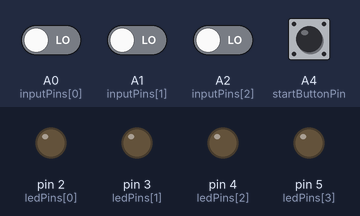
A sketch run on a simulated Arduino Nano, built with avr-gcc and run on an emulated ATmega328P. Parts: output pins drawn as LEDs (lit = HIGH). Dashed ring = blinking. The test bench sets the inputs (shaded band); at power-on: A4 (startButtonPin) HIGH, A0 (inputPins[0]), A1 (inputPins[1]), A2 (inputPins[2]) LOW. Random numbers use the default seed unless the sketch sets one; what the sketch prints to the serial monitor is not drawn.

Above: at 1.2 s.
1.3 s: A4 (startButtonPin) pulled LOW for 0.15 s
At 1.55 s:
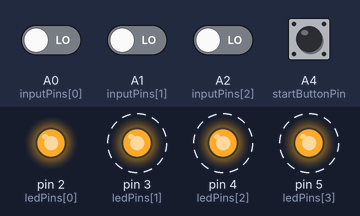
4.4 s: A0 (inputPins[0]) driven HIGH
At 4.72 s:
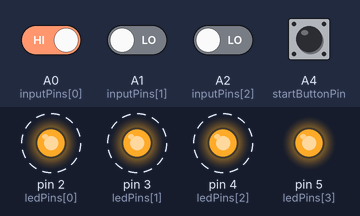
7.4 s: A4 (startButtonPin) pulled LOW for 1 s
At 10.0 s:
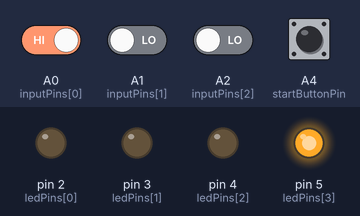
11.4 s: A1 (inputPins[1]) driven HIGH
At 11.72 s:
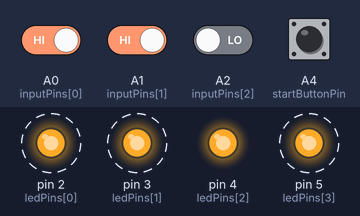
14.4 s: A4 (startButtonPin) pulled LOW for 3.2 s
At 19.2 s:
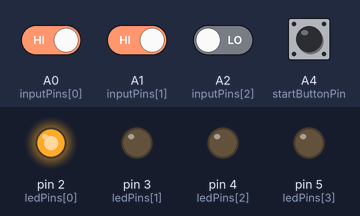
Timing chart, 0 to 20.9 s (numbered marks = the images above; inputs shaded):
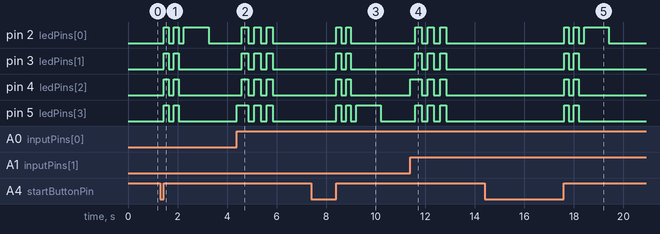

Measured:
- after the input at 1.3 s, pin 2 (ledPins[0]): goes HIGH 0.20 s, LOW 0.20 s, HIGH 0.20 s, LOW 0.21 s, HIGH 1.0 s, then LOW, starting after 0.15 s; pin 3 (ledPins[1]), pin 4 (ledPins[2]), pin 5 (ledPins[3]): alternates HIGH for 0.20 s and LOW for 0.20 s, 4 changes in all, then stays LOW, starting after 0.15 s
- after the input at 4.4 s, pin 2 (ledPins[0]), pin 3 (ledPins[1]), pin 4 (ledPins[2]): alternates HIGH for 0.25 s and LOW for 0.25 s, 6 changes in all, then stays LOW, starting after 0.20 s; pin 5 (ledPins[3]): LOW → HIGH at once, then repeats every 0.50 s: LOW 0.25 s, HIGH 0.25 s, until it stays LOW from 5.9 s
- after the input at 7.4 s, pin 2 (ledPins[0]), pin 3 (ledPins[1]), pin 4 (ledPins[2]): alternates HIGH for 0.20 s and LOW for 0.20 s, 4 changes in all, then stays LOW, starting after 1.0 s; pin 5 (ledPins[3]): goes HIGH 0.20 s, LOW 0.20 s, HIGH 0.20 s, LOW 0.21 s, HIGH 1.0 s, then LOW, starting after 1.0 s
- after the input at 11.4 s, pin 2 (ledPins[0]), pin 3 (ledPins[1]), pin 5 (ledPins[3]): alternates HIGH for 0.25 s and LOW for 0.25 s, 6 changes in all, then stays LOW, starting after 0.20 s; pin 4 (ledPins[2]): LOW → HIGH at once, then repeats every 0.50 s: LOW 0.25 s, HIGH 0.25 s, until it stays LOW from 12.9 s
- after the input at 14.4 s, pin 2 (ledPins[0]): goes HIGH 0.20 s, LOW 0.20 s, HIGH 0.20 s, LOW 0.21 s, HIGH 1.0 s, then LOW, starting after 3.2 s; pin 3 (ledPins[1]), pin 4 (ledPins[2]), pin 5 (ledPins[3]): alternates HIGH for 0.20 s and LOW for 0.20 s, 4 changes in all, then stays LOW, starting after 3.2 s

The sketch:

SimonSays.ino
```cpp
const int MAX_LEVEL = 100;
int sequence[MAX_LEVEL];
int your_sequence[MAX_LEVEL];
int level = 1;
int velocity = 1000;

const int inputPins[] = {A0, A1, A2, A3}; // Button inputs
const int ledPins[] = {2, 3, 4, 5};       // LED outputs
const int startButtonPin = A4;           // Start/Restart button

bool gameStarted = false;                // Game state tracker

void setup() {
  Serial.begin(9600); //  Enable Serial Monitor

  // Initialize input pins
  for (int i = 0; i < 4; i++) {
    pinMode(inputPins[i], INPUT);
  }

  pinMode(startButtonPin, INPUT_PULLUP);

  // Initialize output pins
  for (int i = 0; i < 4; i++) {
    pinMode(ledPins[i], OUTPUT);
    digitalWrite(ledPins[i], LOW);
  }

  // Seed randomness from unconnected analog pin
  randomSeed(analogRead(A6));
}

void loop() {
  // Start or restart game when button A4 is pressed
  if (!gameStarted && debounceButton(startButtonPin)) {
    reset_game_with_feedback();
    return;
  }

  // Game loop only runs if the game has started
  if (gameStarted) {
    Serial.print("🔁 Round ");
    Serial.println(level); //  Print current round
    show_sequence();
    get_sequence();
  }
}

void show_sequence() {
  for (int i = 0; i < 4; i++)
    digitalWrite(ledPins[i], LOW);

  for (int i = 0; i < level; i++) {
    digitalWrite(sequence[i], HIGH);
    delay(velocity);
    digitalWrite(sequence[i], LOW);
    delay(200);
  }
}

void get_sequence() {
  int flag = 0;

  for (int i = 0; i < level; i++) {
    flag = 0;

    while (flag == 0) {
      if (debounceButton(startButtonPin)) {
        Serial.println("🔁 Game manually restarted.");
        reset_game_with_feedback();
        return;
      }

      for (int j = 0; j < 4; j++) {
        if (debounceButton(inputPins[j])) {
          digitalWrite(ledPins[3 - j], HIGH);  // Reverse to match button-LED pair
          your_sequence[i] = ledPins[3 - j];
          delay(200);

          if (your_sequence[i] != sequence[i]) {
            wrong_sequence();
            return;
          }

          digitalWrite(ledPins[3 - j], LOW);
          flag = 1;
        }
      }
    }
  }

  right_sequence();
}

void generate_sequence() {
  for (int i = 0; i < MAX_LEVEL; i++) {
    sequence[i] = ledPins[random(0, 4)]; // Choose LED pin (2–5)
  }
}

void wrong_sequence() {
  Serial.print("❌ Wrong sequence. You made it to round ");
  Serial.println(level); //  Print the last round reached

  for (int i = 0; i < 3; i++) {
    for (int j = 0; j < 4; j++) digitalWrite(ledPins[j], HIGH);
    delay(250);
    for (int j = 0; j < 4; j++) digitalWrite(ledPins[j], LOW);
    delay(250);
  }

  level = 1;
  velocity = 1000;
  gameStarted = false;
}

void right_sequence() {
  for (int j = 0; j < 4; j++) digitalWrite(ledPins[j], LOW);
  delay(250);
  for (int j = 0; j < 4; j++) digitalWrite(ledPins[j], HIGH);
  delay(500);
  for (int j = 0; j < 4; j++) digitalWrite(ledPins[j], LOW);
  delay(500);

  if (level < MAX_LEVEL)
    level++;

  if (velocity > 200)
    velocity -= 50;
}

bool debounceButton(int pin) {
  if (digitalRead(pin) == LOW) {
    delay(20); // Simple debounce
    if (digitalRead(pin) == LOW) {
      while (digitalRead(pin) == LOW);
      return true;
    }
  }
  return false;
}

void reset_game_with_feedback() {
  Serial.println("🚀 Game started or restarted.");
  for (int i = 0; i < 2; i++) {
    for (int j = 0; j < 4; j++) digitalWrite(ledPins[j], HIGH);
    delay(200);
    for (int j = 0; j < 4; j++) digitalWrite(ledPins[j], LOW);
    delay(200);
  }

  level = 1;
  velocity = 1000;
  generate_sequence();
  gameStarted = true;
}
```
